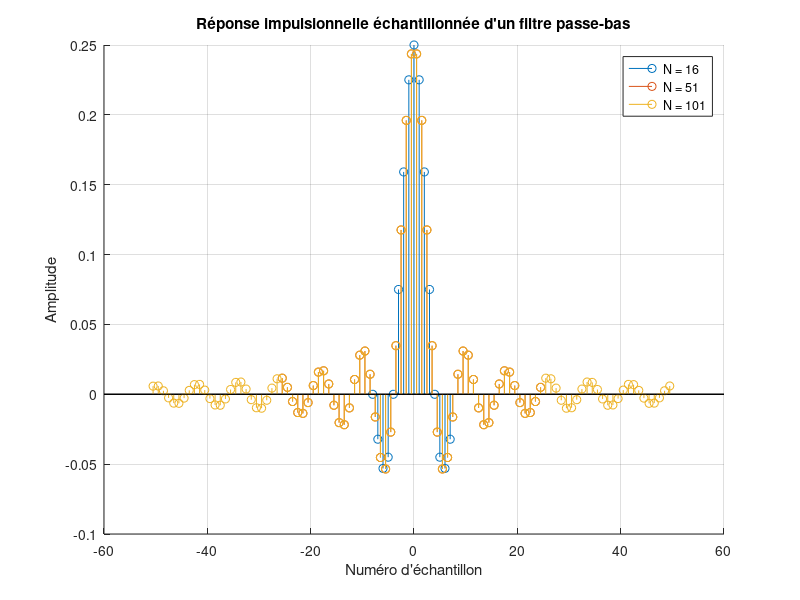
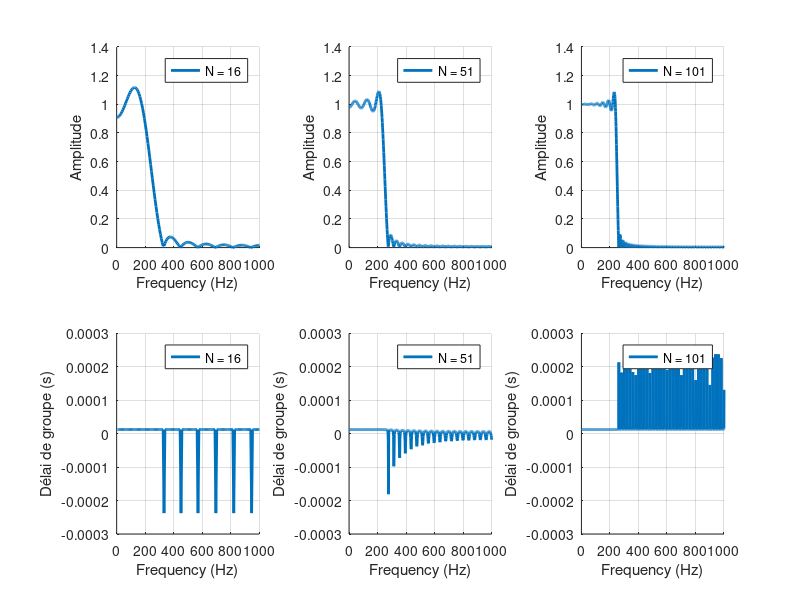

MATLAB code for these plots, in order:
clear; close all;
%pkg load signal; % Pour GNU Octave

% Paramètres du filtre
Fc = 250; % Fréquence de coupure en Hz
Fe = 2000; % Fréquence d'échantillonnage en Hz
wc = 2*pi*Fc/Fe; % Fréquence normalisée

%% Réponse impulsionnelle en fonction du nombre de points

% Différentes valeurs de N
N_values = [16, 51, 101];
% N_values = [50];
colors = ['r', 'g', 'b', 'k']; % Couleurs pour chaque courbe

figure(1); clf;hold on;
for i = 1:length(N_values)
    N = N_values(i);
    n = -N/2:N/2-1;
    h = 2*Fc/Fe*sinc(2*n*Fc/Fe);
    stem(n, h, 'DisplayName', ['N = ' num2str(N)]);
end
legend
grid on;
title('Réponse impulsionnelle échantillonnée d''un filtre passe-bas');
xlabel('Numéro d''échantillon');
ylabel('Amplitude');
hold off;

%% Spectre fréquentiel (amplitude et phase) en fonction du nombre de points

figure(2); clf;
for i = 1:length(N_values)
    N = N_values(i);
    NB = N*20;
    if mod(N,2)==0
        n=-N/2:N/2-1;
    else
        n=-(N-1)/2:(N-1)/2-1;
    end
    h = 2*Fc/Fe*sinc(2*n*Fc/Fe);
    H = fft(h, NB);
    wc = linspace(0, 1, NB);
    f = wc*Fe;

    % Amplitude
    subplot(2,length(N_values),i);hold on;
	plot(f, abs(H), 'linewidth', 2, 'DisplayName', ['N = ' num2str(N)]);
    xlabel('Frequency (Hz)');
    ylabel('Amplitude');
    xlim([0,Fe/2]);
    legend
    grid on;
    hold off;

    % Délai de groupe
    subplot(2,length(N_values),i+length(N_values));hold on;
    % plot(f, unwrap(angle(H)));xlim([0,Fe/2]);
    plot(f(2:end), -diff(unwrap(angle(H)))/(2*pi*Fe), 'linewidth', 2, 'DisplayName', ['N = ' num2str(N)]);
    xlabel('Frequency (Hz)');
    ylabel('Délai de groupe (s)');
	%xlim([0,Fc]);
    xlim([0,Fe/2]);
    ylim([-3,3]*1e-4);
    legend
    grid on;
    hold off;
end
